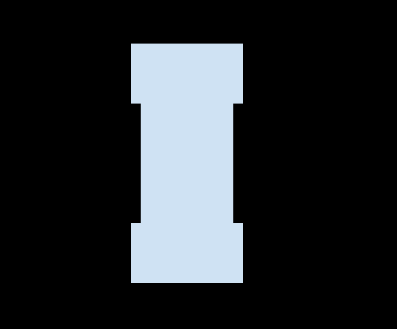
#> input picture Python OpenCV Columbia University Map Image Processing/shapes/I_shape.png, 397 x 329 px; its folder holds 4 pictures in this run
$ python creativity.py   (Python 2 division)   (older library calls are emulated)
#> lines starting #> are read from the running program, lines starting #| are printed output that depends on the picture; after the words box and inside, x2 and y2 are one past the last pixel; in counts of white or black regions, pixels touching at a corner belong together
import os
import glob
import cv2
from PIL import ImageTk,Image
import numpy as np
from termcolor import colored
import math

#Function to determine whether point a is to the left of line through points b and c.
# [5 lines left out: function isLeft, not called in this run]

#Create a hashtable, in Python it is called 'dictionaries' or 'associative arrays,' associates the building numbers with the building names.
label = {}
label[1]="Pupin"
label[2]="Schapiro CEPSR"
label[3]="Mudd, Engineering Terrace, Fairchild & Computer Science"
label[4]="Physical Fitness Center"
label[5]="Gymnasium & Uris"
label[6]="Schermerhorn"
label[7]="Chandler & Havemeyer"
label[8]="Computer Center"
label[9]="Avery"
label[10]="Fayerweather"
label[11]="Mathematics"
label[12]="Low Library"
label[13]="St. Paul's Chapel"
label[14]="Earl Hall"
label[15]="Lewisohn"
label[16]="Philosophy"
label[17]="Buell & Maison Francaise"
label[18]="Alma Mater"
label[19]="Dodge"
label[20]="Kent"
label[21]="College Walk"
label[22]="Journalism & Furnald"
label[23]="Hamilton, Hartley, Wallach & John Jay"
label[24]="Lion's Court"
label[25]="Lerner Hall"
label[26]="Butler Library"
label[27]="Carman"

#Create a list storing the contours of default shapes.
shapes = []
for shape_image in glob.glob( os.path.join("shapes", '*.png') ):
	shape = cv2.imread(shape_image)
#> shape is the input picture: shape (329, 397, 3); mean B, G, R 45.5, 42.3, 38.8
	shape_gray = cv2.cvtColor(shape,cv2.COLOR_BGR2GRAY)
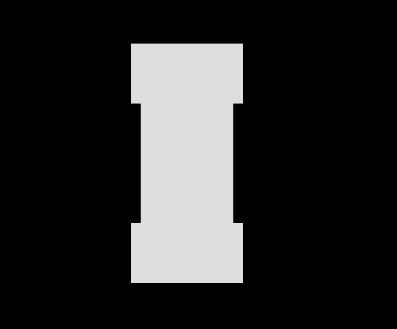
#> shape_gray: shape (329, 397); min 0, max 222, mean 41.6
	ret_shape, thresh_shape = cv2.threshold(shape_gray,127,255,0)
#> thresh_shape: shape (329, 397); 18.7% white; 1 white region
	contours_shape, hierarchy_shape = cv2.findContours(thresh_shape,cv2.RETR_TREE,cv2.CHAIN_APPROX_SIMPLE)
#> contours_shape = 1 contour; box (x1, y1, x2, y2) and area: (131, 44, 243, 283) 24020
	shapes.append([contours_shape[0], shape_image.replace("shapes/", "").replace(".png", "").replace("_", " ")])
#> pass 2 of the loop `for shape_image in glob.glob( os.path.join("shapes", '*.png') ):`:
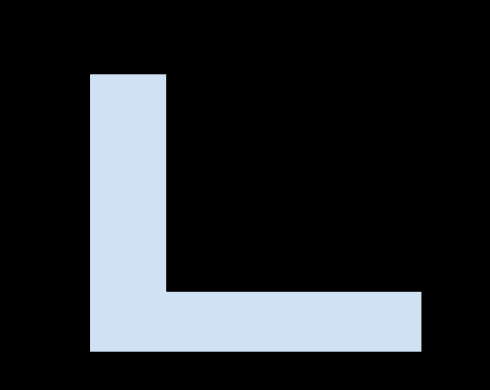
#> input picture Python OpenCV Columbia University Map Image Processing/shapes/L_shape.png, 490 x 390 px
#> shape is the input picture: shape (390, 490, 3); mean B, G, R 46.3, 43.1, 39.4
#> `shape_gray = cv2.cvtColor(shape,cv2.COLOR_BGR2GRAY)`:
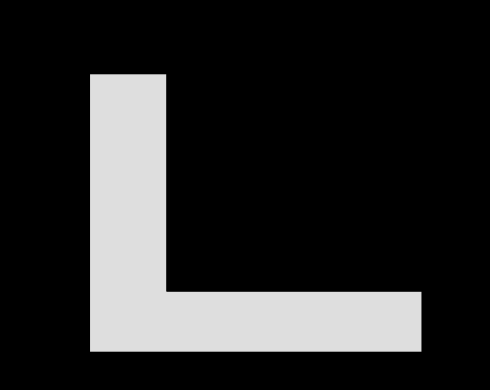
#> shape_gray: shape (390, 490); min 0, max 222, mean 42.3
#> `ret_shape, thresh_shape = cv2.threshold(shape_gray,127,255,0)`:
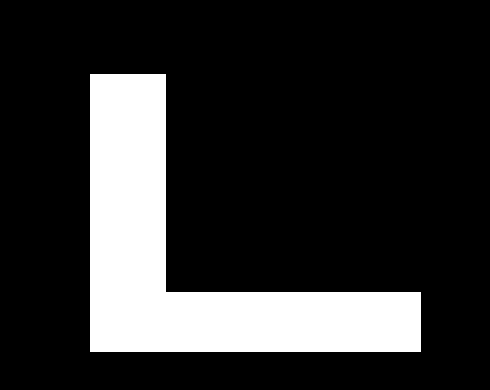
#> thresh_shape: shape (390, 490); 19.1% white; 1 white region, box (x1, y1, x2, y2) and area: (90, 74, 421, 352) 36428
#> contours_shape = 1 item
#> pass 3 of the loop `for shape_image in glob.glob( os.path.join("shapes", '*.png') ):`:
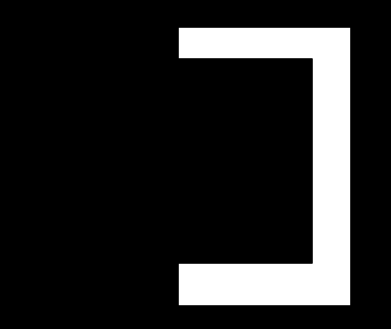
#> input picture Python OpenCV Columbia University Map Image Processing/shapes/numpy.png, 391 x 329 px
#> shape is the input picture: shape (329, 391, 3); min 0, max 255, mean 39.6
#> shape_gray: shape (329, 391)
#> `ret_shape, thresh_shape = cv2.threshold(shape_gray,127,255,0)`:
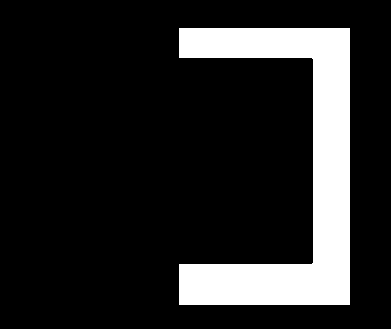
#> thresh_shape: shape (329, 391); 15.4% white; 1 white region
#> contours_shape = 1 contour; box (x1, y1, x2, y2) and area: (179, 28, 350, 305) 19186
#> the loop made 4 passes; the first 3 are shown

#Variables for storing temporary building properties
building_properties = []
#> building_properties = []
building_relations = {}
building_distance = {}
#Variables for storing reduced spatial relations.
reduced_relations = []
#Variables for storing routes.
route = []
#Variables for storing start and destination variables.
start_and_destination = [[], []]

#Open the integer value campus image.
integer_value_campus = Image.open("ass3-labeled.pgm")
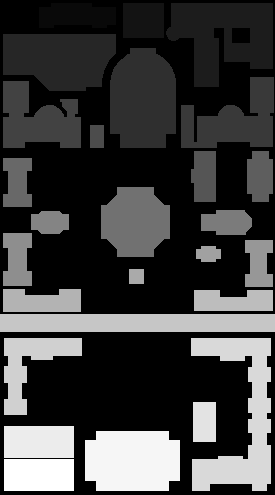
#> input picture Python OpenCV Columbia University Map Image Processing/ass3-labeled.pgm, 275 x 495 px
#> integer_value_campus is the input picture: PIL image 275x495 L; min 0, max 255, mean 63
#Open the campus image.
campus = cv2.imread("ass3-campus.pgm")
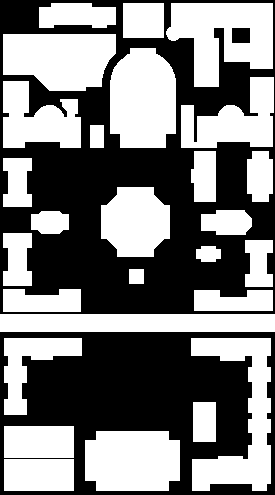
#> input picture Python OpenCV Columbia University Map Image Processing/ass3-campus.pgm, 275 x 495 px
#> campus is the input picture: shape (495, 275, 3); 49.4% white; 27 white regions, largest, box (x1, y1, x2, y2) and area: (191, 338, 271, 491) 5855, (166, 3, 273, 87) 5831, (110, 48, 176, 148) 5753
#Convert campus image to gray scale.
campus_gray = cv2.cvtColor(campus,cv2.COLOR_BGR2GRAY)
#> campus_gray: shape (495, 275); 49.4% white; 27 white regions
#Create binary images for the campus.
ret, thresh = cv2.threshold(campus_gray,127,255,0)
#Compute contours (boundaries) of buildings on campus.
contours, hierarchy = cv2.findContours(thresh,cv2.RETR_TREE,cv2.CHAIN_APPROX_SIMPLE)
#> contours = 28 contours; largest, box (x1, y1, x2, y2) and area: (166, 3, 273, 87) 5870, (110, 48, 176, 148) 5606, (191, 338, 271, 491) 5532, (3, 34, 116, 91) 5214, (85, 431, 180, 491) 5130

#For each building countour, this for-loop assigns proper descriptions (shapes, sizes and location)
for h,cnt in enumerate(contours):
	building_name = ""
	building_shape = ""
	building_contour_center = []
	building_contour_area = 0
	building_contour_upper_left = []
	building_contour_lower_right = []

	#Get the integer value from the integer value campus image
	count = 0
	xValue = 0
	yValue = 0
	integer_value = 0
	for demensions in cnt:
		for values in demensions:
			integer_value += integer_value_campus.getpixel((int(values[0]), int(values[1])))
			xValue += values[0]
			yValue += values[1]
			count += 1
	xCenter = xValue / count
	yCenter = yValue / count

	building_contour_center = [xCenter, yCenter]

	x,y,w,h = cv2.boundingRect(cnt)

	building_contour_upper_left = [x, y]
	building_contour_lower_right = [x+w, y+h]

	#Get the name of the building from the hash table
#> (the run stopped early here; a loop or call above may not have finished)
